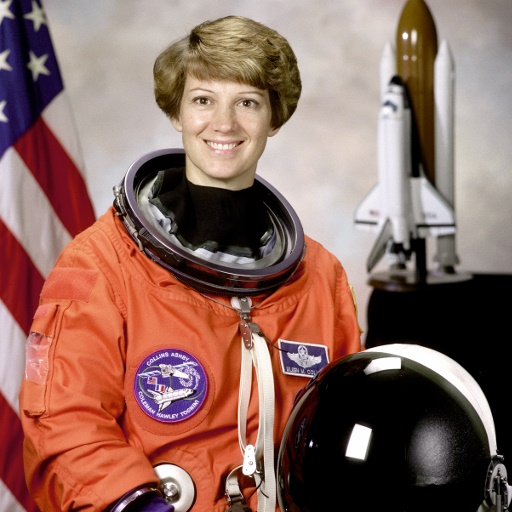
#> input picture Chapter 08. OpenCV와 물체 검출/image.jpg, 512 x 512 px
$ jupyter execute --allow-errors 'OpenCV와 물체 검출.ipynb'
#> lines starting #> are read from the running program, lines starting #| are printed output that depends on the picture; after the words box and inside, x2 and y2 are one past the last pixel; in counts of white or black regions, pixels touching at a corner belong together
## 💻 OpenCV를 이용한 물체 검출

### Haar 직렬형 분류기
※ 직렬형 분류기 Chapter 03. 물체 검출 참고
Haar 직렬형 분류기는 초기 특징 추출 알고리즘 중 하나이다.
알고리즘의 기본 전제: 모든 얼굴에 존재하는 고유한 구조 적용
#### 적분 이미지(Summed Area Table)
이미지를 저장하는 또 다른 형태, 보통 계산을 줄이기 위해 사용된다.

[cell 1]
import cv2
from skimage import io

[cell 2]
face_cascade = cv2.CascadeClassifier("haarcascade_frontalface_default.xml") #직렬형 분류기
eye_cascade = cv2.CascadeClassifier("haarcascade_eye.xml")
img = cv2.imread("image.jpg")
#> img is the input picture: shape (512, 512, 3); mean B, G, R 96.5, 105.8, 141.6
img_gray = cv2.cvtColor(img, cv2.COLOR_BGR2GRAY)
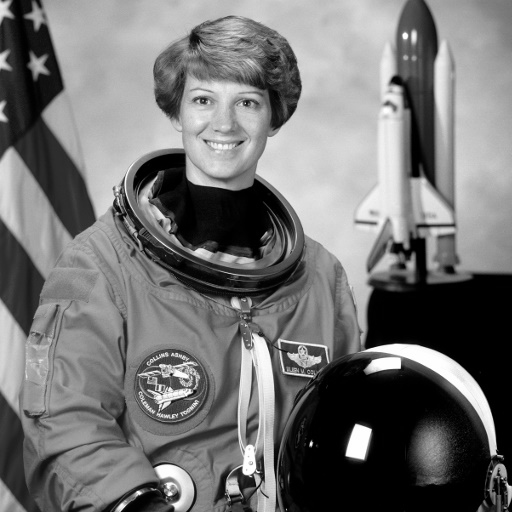
#> img_gray: shape (512, 512); min 0, max 255, mean 115.4
faces = face_cascade.detectMultiScale(img_gray,1.3,5) #얼굴 먼저 검출 후
#> faces = [[176, 66, 95, 95]]
for (x,y,w,h) in faces:
    cv2.rectangle(img, (x,y), (x+w, y+h),(255,0,0),2)
    roi_gray = img_gray[y:y+h, x:x+w]
    roi_color = img[y:y+h, x:x+w]
    eyes = eye_cascade.detectMultiScale(roi_gray)     #얼굴 영역 내에서 눈 검출
    for (ex, ey, ew, eh) in eyes:
        cv2.rectangle(roi_color, (ex, ey), (ex+ew, ey+eh),(0,255,0),2)
#> this loop made 1 pass
#> (x, y, w, h, eyes) on pass 1: (176, 66, 95, 95, [[11, 19, 30, 30], [56, 23, 29, 29]])
#> pass 1, `roi_gray = img_gray[y:y+h, x:x+w]`:
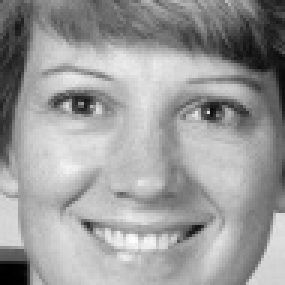
#> roi_gray: shape (95, 95) (shown 3 times larger); min 0, max 254, mean 155.7
#> pass 1, `roi_color = img[y:y+h, x:x+w]`:
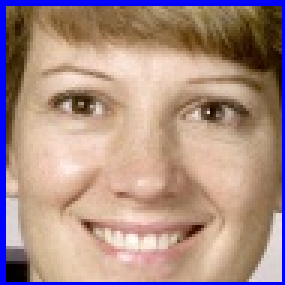
#> roi_color: shape (95, 95, 3) (shown 3 times larger); mean B, G, R 133.9, 142.4, 171.2
#> after the loop:
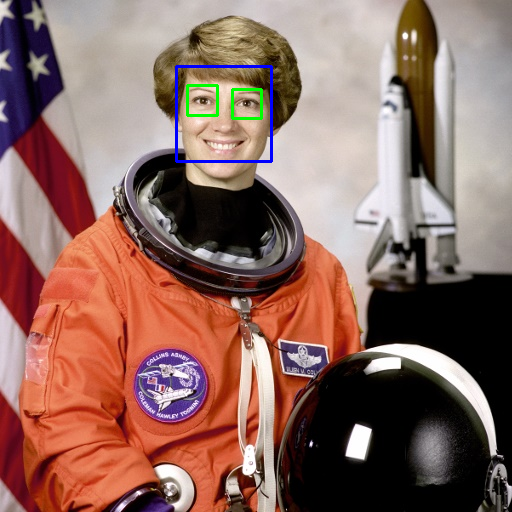
#> img: shape (512, 512, 3); 0.7% of pixels changed, all inside (x1, y1, x2, y2) = (175, 65, 273, 163)
#> after the loop:
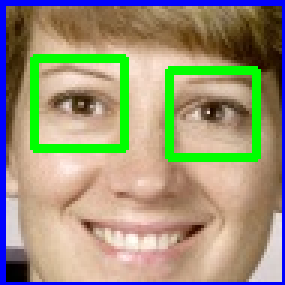
#> roi_color: shape (95, 95, 3) (shown 3 times larger); 7.76% of pixels changed, all inside (x1, y1, x2, y2) = (10, 18, 87, 54)

cv2.imwrite("output.jpg", img)
io.imshow("output.jpg")
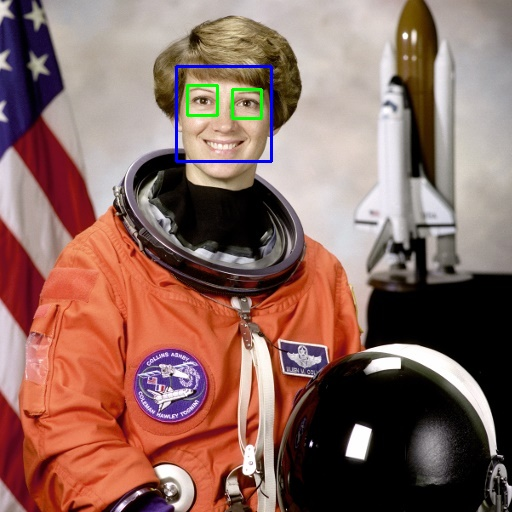
#> shown: shape (512, 512, 3); mean R, G, B 140.4, 105.5, 96.8

### SIFT(Scale Invariant Feature Transformation)
기본적으로 ORB 알고리즘과 유사하다
* 물체 크기, 회전 방향에 영향을 받지 않는다
* 시점, 조명에 부분적으로 영향을 받지 않는다
* 하나의 이미지에서 다수의 키포인트를 추출할 수 있다.

※자세한 설명은 책 170.p 참고
크기 공간의 극한값 검출 by Laplacian & Gaussian + Octave → 키포인트 위치시키기 → 방향 할당(for 회전 불변성) → 키포인트 설명자

[cell 3]
import cv2

[cell 4]
image = cv2.imread("image.jpg")
gray = cv2.cvtColor(image,cv2.COLOR_BGR2GRAY)
sift_obj = cv2.xfeatures2d.SIFT_create() #3.3.0.10 ver. 3.4.2.16 ver. 현재는 설치 불가
keypoints = sift_obj.detect(gray,None)
#> keypoints = 1111 keypoints; strongest (x, y, size): (358, 442, 18.8), (311, 444, 2.6), (139, 493, 3.5), (389, 358, 21.5)
img = cv2.drawKeypoints(gray, keypoints, image)
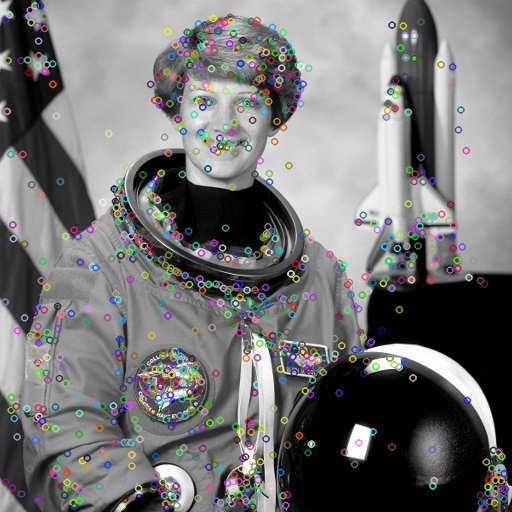
#> img: shape (512, 512, 3); mean B, G, R 116.7, 116.6, 116.8
cv2.imwrite("sift_keypoints.jpg",image)
io.imshow("sift_keypoints.jpg")
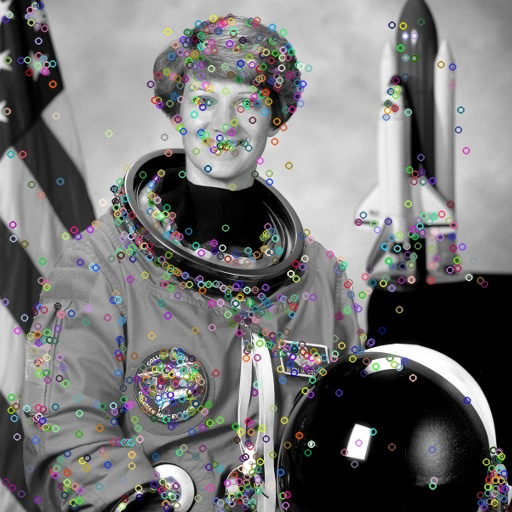
#> shown: shape (512, 512, 3); mean R, G, B 116.9, 116.6, 116.7

#> (a cell that did not finish here is left out)

### SURF (Speeded-Up Robust Features)
* 빠른 관심 지점 검출
* 구분되는 관심 지점 설명자
* 설명자 대응 속도 향상

※자세한 설명은 책 182.p 참고

[cell 6]
import cv2
import random

[cell 7]
image = cv2.imread("image.jpg")
image_rot = cv2.imread("image_rot.jpg")
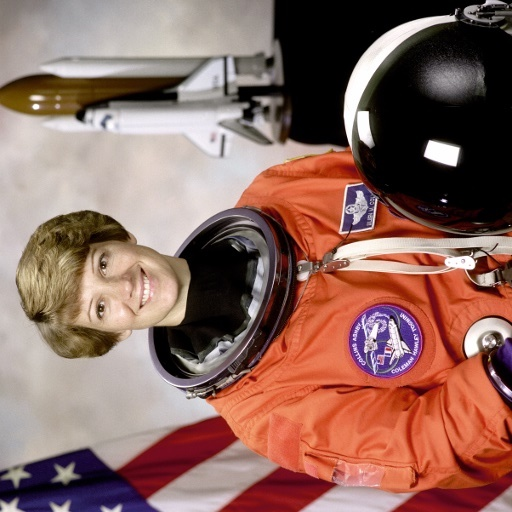
#> input picture Chapter 08. OpenCV와 물체 검출/image_rot.jpg, 512 x 512 px
#> image_rot is the input picture: shape (512, 512, 3); mean B, G, R 96.7, 105.6, 141.8
gray = cv2.cvtColor(image,cv2.COLOR_BGR2GRAY)
gray_rot = cv2.cvtColor(image_rot, cv2.COLOR_BGR2GRAY)
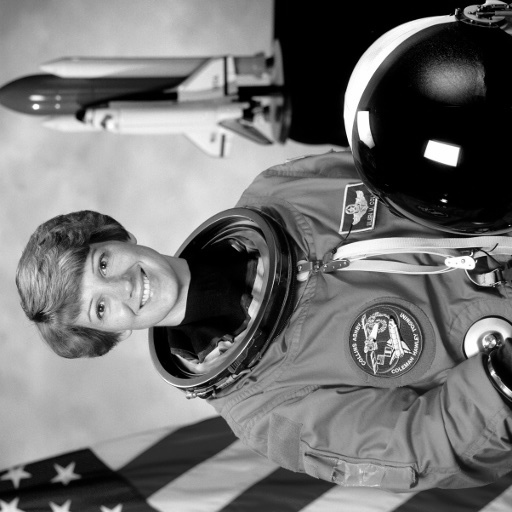
#> gray_rot: shape (512, 512); min 0, max 255, mean 115.4
#> (the rest of this cell did not finish here and is left out)
